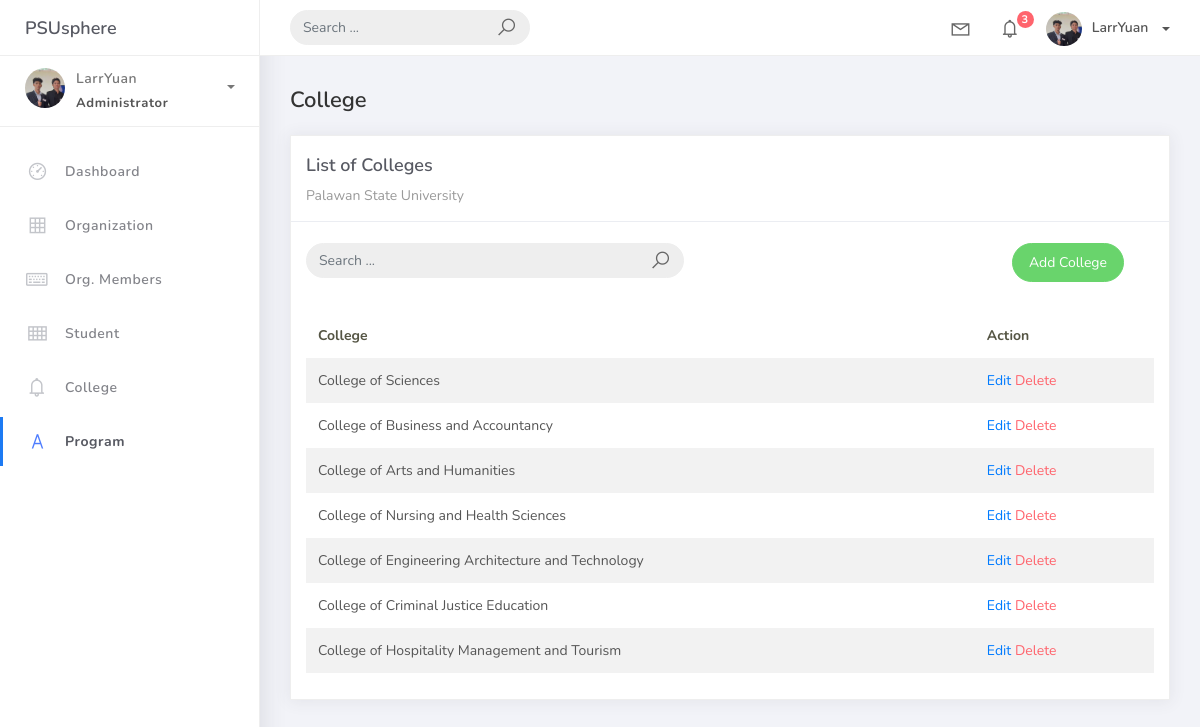
Page /college_list on the committed database.
### studentorg/models.py (models this page shows, shortened)
class BaseModel(models.Model):
    created_at = models.DateTimeField(auto_now_add=True, db_index=True)
    updated_at = models.DateTimeField(auto_now=True)
    class Meta:
        abstract = True

class College(BaseModel):
    college_name = models.CharField(max_length=150)

### studentorg/views.py (the view)
# urls.py: path('college_list', CollegeList.as_view(), name='college-list'),
class CollegeList(ListView):
    model = College
    context_object_name = 'college'
    template_name = 'college/college_list.html'
    paginate_by = 10
    def get_queryset(self, *args, **kwargs):
        qs = super(CollegeList, self).get_queryset(*args, **kwargs)
        if self.request.GET.get("q") != None:
            query = self.request.GET.get('q')
            qs = qs.filter(Q(college_name__icontains=query))
        return qs

### templates/college/college_list.html (shortened to what this page needs)
{% extends 'base.html' %} {% load static %} {% block content %}
<div class="content">
  <div class="container-fluid">
    <h4 class="page-title">College</h4>
    <div class="row">
      <div class="col-md-12">
        <div class="card">
          <div class="card-header">
            <div class="card-title">List of Colleges</div>
            <div class="card-category">Palawan State University</div>
          </div>
          <br />
          <div class="col-md-12 row">
            <div class="col-md-6">
              <form class="navbar-left navbar-form nav-search mr-md-3" action="{% url 'college-list' %}">
                <div class="input-group">
                  <input type="text"placeholder="Search ..." class="form-control" name="q"/>
                  <div class="input-group-append">
                    <span class="input-group-text">
                      <i class="la la-search search-icon"></i>
                    </span>
                  </div>
                </div>
              </form>
            </div>
            <div class="col-md-6">
              <div class="pull-right">
                <a
                  href="{% url 'college-add' %}"
                  class="btn btn-success btn-rounded"
                  >Add College</a
                >
              </div>
            </div>
          </div>
          <div class="card-body">
            <table class="table table-striped mt-3">
              <thead>
                <tr>
                  <th scope="col">College</th>
                  <th scope="col">Action</th>
                </tr>
              </thead>
              <tbody>
                {% for object in object_list %}
                <tr>
                  <td>{{ object.college_name}}</td>
                  <td>
                    <a href="college_list/{{object.id}}">Edit</a>
                    <a
                      href="college_list/{{object.id}}/delete"
                      class="text-danger"
                      >Delete</a
                    >
                  </td>
                </tr>
                {% endfor %}
              </tbody>
            </table>
          </div>
        </div>
      </div>
    </div>
  </div>
</div>
{% endblock %}

### rows in the picture
College: college_name "College of Sciences"
College: college_name "College of Business and Accountancy"
College: college_name "College of Arts and Humanities"
College: college_name "College of Nursing and Health Sciences"
College: college_name "College of Engineering Architecture and Technology"
College: college_name "College of Criminal Justice Education"
College: college_name "College of Hospitality Management and Tourism"
